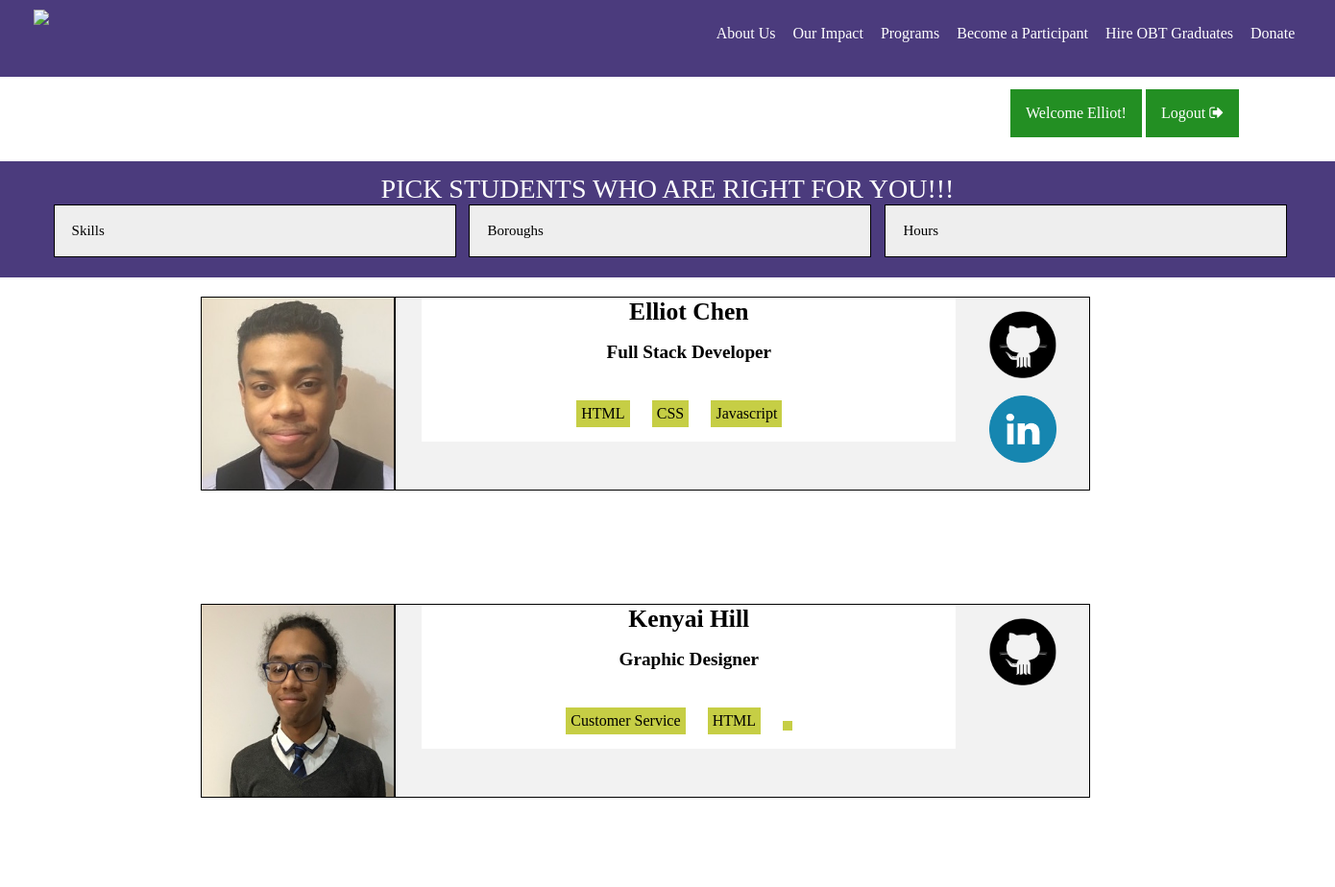
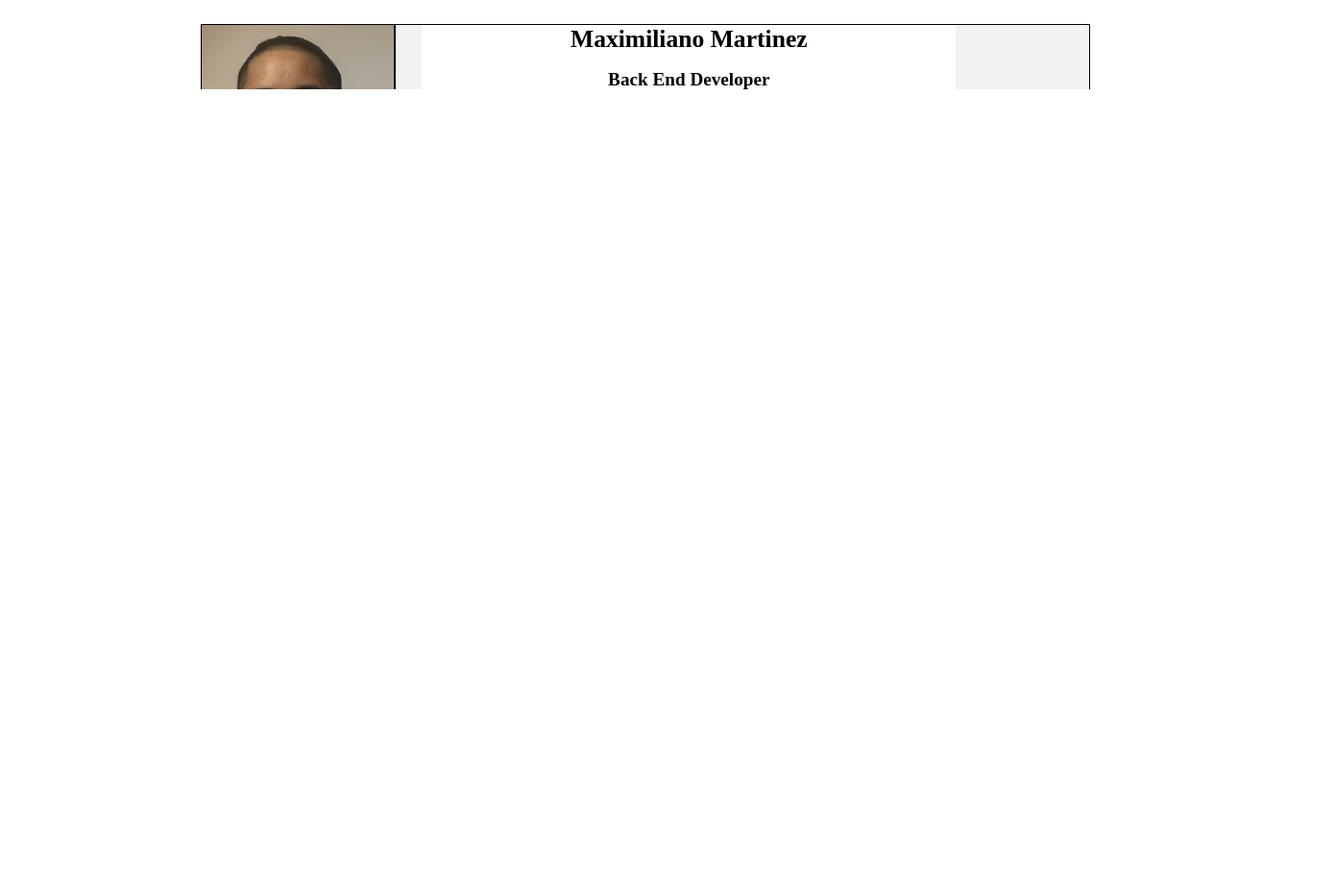
The page /mockup.php (signed in) on the database its author committed (2 pictures, top to bottom).
### tables this page shows
CREATE TABLE `users` (
  `id` int(11) NOT NULL,
  `firstname` varchar(50) NOT NULL,
  `lastname` varchar(50) NOT NULL,
  `aspiring` varchar(255) DEFAULT NULL,
  `username` varchar(255) NOT NULL,
  `password` char(64) NOT NULL,
  `salt` char(16) NOT NULL,
  `email` varchar(255) NOT NULL,
  `github` varchar(50) NOT NULL,
  `linkedin` varchar(50) NOT NULL,
  `facebook` varchar(100) DEFAULT NULL,
  `twitter` varchar(100) DEFAULT NULL,
  `status` varchar(15) NOT NULL,
  `image` varchar(255) NOT NULL,
  `aboutme` varchar(200) DEFAULT NULL,
  `exploca1` varchar(50) DEFAULT NULL,
  `expdura1` varchar(50) DEFAULT NULL,
  `exptitle1` varchar(50) DEFAULT NULL,
  `expdesc1` varchar(100) DEFAULT NULL,
  `exploca2` varchar(30) DEFAULT NULL,
  `expdura2` varchar(50) DEFAULT NULL,
  `exptitle2` varchar(50) DEFAULT NULL,
  `expdesc2` varchar(100) DEFAULT NULL,
  `eduloca1` varchar(30) DEFAULT NULL,
  `edudura1` varchar(50) DEFAULT NULL,
  `edutitle1` varchar(50) DEFAULT NULL,
  `edudesc1` varchar(100) DEFAULT NULL,
  `eduloca2` varchar(30) DEFAULT NULL,
  `edudura2` varchar(50) DEFAULT NULL,
  `edutitle2` varchar(50) DEFAULT NULL,
  `edudesc2` varchar(100) DEFAULT NULL,
  `perskill1` varchar(50) DEFAULT NULL,
  `perskill2` varchar(50) DEFAULT NULL,
  `perskill3` varchar(50) DEFAULT NULL,
  `perskill4` varchar(50) DEFAULT NULL,
  `proskill1` varchar(50) DEFAULT NULL,
  `proskill2` varchar(50) DEFAULT NULL,
  `proskill3` varchar(50) DEFAULT NULL,
  `proskill4` varchar(50) DEFAULT NULL,
  `proskill5` varchar(50) DEFAULT NULL,
  `proskill6` varchar(50) DEFAULT NULL,
  `address` varchar(50) NOT NULL,
  `phone` int(11) NOT NULL
);

### mockup.php (called while the page is built)
<?php
	require 'app/start.php';
	if(isset($_SESSION['user'])){
		$users = $db->query("
				SELECT *
				FROM users
				LIMIT 7
			")->fetchAll(PDO::FETCH_ASSOC);
	} elseif(isset($_SESSION['employer'])) {
			$users = $db->query("
				SELECT *
				FROM users
			")->fetchAll(PDO::FETCH_ASSOC);
	} else{
		header("Location: ".BASE_URL);
		die("Redirecting to: ".BASE_URL);
	}
	require VIEW_ROOT . '/pages/mockup.php';
?>

### app/functions.php (called while the page is built)
<?php
function e($text) {
	return htmlspecialchars($text, ENT_QUOTES | ENT_HTML5, 'UTF-8');
}
?>

### app/views/pages/mockup.php (the view, shortened to what this page needs)
<?php require VIEW_ROOT . '/templates/header.php'; ?>
<?php require VIEW_ROOT . '/templates/sessions.php'; ?>
<link rel="stylesheet" href="<?php echo BASE_URL; ?>/css/mockup.css">
<div class="main-content131">
  <div id="filter" onclick="acc()">
    <p>PICK STUDENTS WHO ARE RIGHT FOR YOU!!!</p>
    <div id="filter-content">
      <div id="first-filter">
        <button class="accordion">Skills</button>
      </div>
      <div id="second-filter">
        <button class="accordion">Boroughs</button>
      </div>
      <div id="third-filter">
        <button class="accordion">Hours</button>
      </div>
    </div>
  </div>
 <?php if(empty($users)): ?>
  <p>something is wrong</p>
<?php else: ?>
  <?php foreach($users as $user): ?>
    <?php if(empty($user['image']) || empty($user['proskill1']) || empty($user['aspiring'])): ?>
        <?php next($user); ?>
      <?php else: ?>
        <div class="content" style="margin-top:20px;">
            <div class="profile-container">
              <div class="profile-picture">
                <a href="<?php echo BASE_URL; ?>/profile.php?user=<?php echo $user['username']; ?>">
                  <img src="<?php echo BASE_URL; ?>/uploads/<?php echo e($user['image']); ?>">
                </a>
              </div>
              <div class="profile-info">
                <div class="profile-info-container">
                  <a href="<?php echo BASE_URL; ?>/profile.php?user=<?php echo $user['username']; ?>">
                    <h1><?php echo ucwords(e($user['firstname'].' '.$user['lastname'])); ?></h1>
                  </a>
                  <h2><?php echo ucwords($user['aspiring']); ?></h2>
                  <div id="cool">
                    <?php if(empty($user['proskill1'])): ?>
                      <p>nothing is showing</p>
                    <?php else: ?>
                      <button><?php echo e($user['proskill1']); ?></button>
                      <button><?php echo e($user['proskill2']); ?></button>
                      <button><?php echo e($user['proskill3']); ?></button>
                    <?php endif; ?>
                  </div>
                </div>
              </div>
              <div id="links">
                <?php if(!empty($user['github'])): ?>
                  <a href="https://www.github.com/<?php echo $user['github'];?>"><img src="<?php echo BASE_URL; ?>/images/github-icon.png"></a>
                <?php endif; ?>
                <?php if(!empty($user['linkedin'])): ?>
                  <a href="https://www.linkedin.com/<?php echo $user['linkin'];?>"><img src="<?php echo BASE_URL; ?>/images/Linkedin_icon.png"></a>
                <?php endif; ?>
              </div>
            </div>
        </div>
    <?php endif; ?>
  <?php endforeach; ?>
<?php endif; ?>
<?php require VIEW_ROOT . '/templates/footer.php'; ?>

### css/style.css (style rules this page uses)
html,body,h1,h3,h5,p { margin: 0; padding:0; }
a:link, a:visited, a:hover, a:active { text-decoration:none; color:initial; cursor:pointer; background:initial; }
.profile-container { padding-bottom:50px; }

### css/mockup.css (style rules this page uses)
html , body { margin: 0; }
* { font-family: 'myFirstFont'; }
body { background-color: white; }
#filter { background-color: rgb(75,59,125); color: white; font-size: 28px; padding-top: 1%; text-align: center; }
button.accordion { background-color: #eee; color: black; cursor: pointer; padding: 18px; width: 100%; border: none; text-align: left; outline: none; font-size: 15px; transition: 0.4s; }
#filter-content { color: black; width: 100%; display: inline-block; margin: 0 4% 1% 4%; }
#first-filter { width: 30%; height: 90%; border: 1px solid black; float: left; background-color: white; margin-right: 1%; }
#second-filter { width: 30%; height: 90%; border: 1px solid black; float: left; background-color: white; margin-right: 1%; }
#third-filter { width: 30%; height: 90%; border: 1px solid black; float: left; background-color: white; }
.content { width: 100%; padding:0; color: black; font-family: 'mySecondFont'; }
.profile-container { width: 100%; height: 250px; margin-left: 15%; }
.profile-picture { z-index: 1; float: left; }
.profile-picture img { width: 200px; height: 200px; border: 1px solid black; }
.profile-info { width: 40%; height: 200px; padding-left: 2%; border: 1px solid black; border-right: none; text-align: center; float: left; background-color: rgba(230, 230, 230, 0.5); }
#links { width: 10%; max-width:150px; height: 200px; float: left; display:block; border: 1px solid black; border-left: none; text-align: center; background-color: rgba(230, 230, 230, 0.5); }
#links img { width: 70px; margin-top: 10%; }
.profile-info-container { background-color: white; margin: 0; font-size: .8em; min-height:150px; }
#cool { background-color: white; outline: 0; border: 0; margin-top: 3%; }
#cool button { background-color: #c6ce45; color: white; margin-bottom: 1%; outline: 0; border: 0; padding: 5px; color: black; cursor: pointer; font-size: 16px; margin-right: 20px; margin-top: 4%; }

### rows shown on the page
users: image (picture), firstname+lastname "Elliot Chen", aspiring "Full Stack Developer", proskill1 "HTML", proskill2 "CSS", proskill3 "Javascript"
users: image (picture), firstname+lastname "Kenyai Hill", aspiring "Graphic Designer", proskill1 "Customer Service", proskill2 "HTML"
users: image (picture), firstname+lastname "Maximiliano Martinez", aspiring "Back End Developer"

### other values the page prints
$_SESSION['user']['firstname'] "Elliot"
